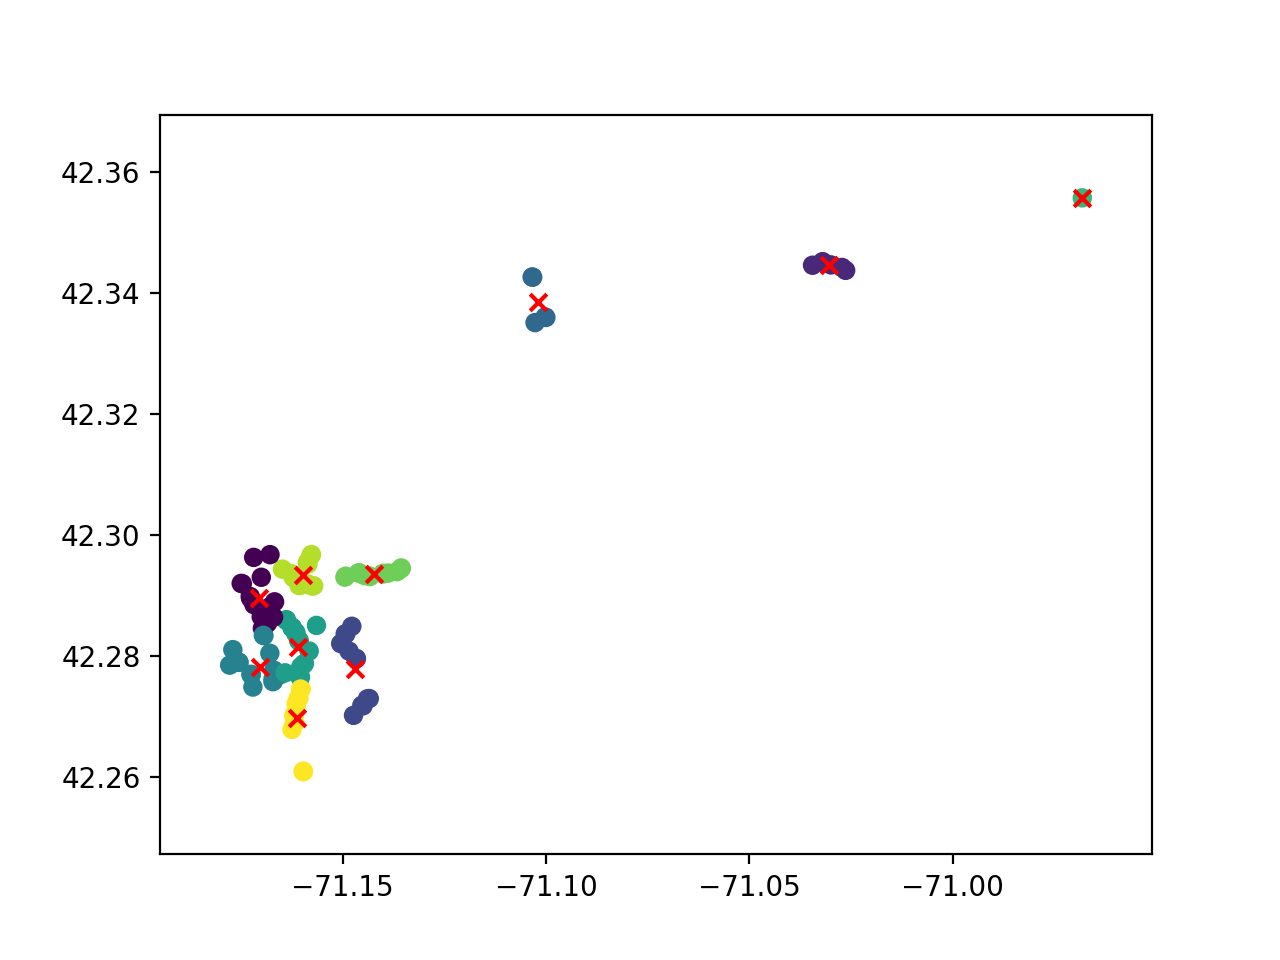

Python code for this plot:
import urllib.request
import json
import dml
import prov.model
import datetime
import uuid
from shapely.geometry import Point, MultiPolygon, shape
import numpy as np
from sklearn.cluster import KMeans
from scipy.spatial import distance
from matplotlib import pyplot


class kmeans_landmark_crime(dml.Algorithm):
    contributor = 'soohyeok_soojee'
    reads = ['soohyeok_soojee.get_neighborhoods', 'soohyeok_soojee.transform_landmark', 'soohyeok_soojee.transform_crime']
    writes = ['soohyeok_soojee.kmeans_landmark_crime']

    @staticmethod
    def execute(trial = False):
        '''Retrieve some data sets (not using the API here for the sake of simplicity).'''
        startTime = datetime.datetime.now()

        # Set up the database connection.
        client = dml.pymongo.MongoClient()
        repo = client.repo
        repo.authenticate('soohyeok_soojee', 'soohyeok_soojee')

        neighborhoodData = repo['soohyeok_soojee.get_neighborhoods'].find()
        # AllCoordOfLandmark = repo['soohyeok_soojee.transform_landmark'].find()[0]['coordinates']
        LandmarkAndTown = repo['soohyeok_soojee.transform_landmark'].find()[0]['LandmarkAndTown']
        CrimeAndTown = repo['soohyeok_soojee.transform_crime'].find()[0]['CrimeAndTown']

        if(trial == True):
            neighborhoodData = neighborhoodData.sample(frac=.05)
            # AllCoordOfLandmark = AllCoordOfLandmark.sample(frac=.05)
            LandmarkAndTown = LandmarkAndTown.sample(frac=.05)
            CrimeAndTown = CrimeAndTown.sample(frac=.05)

        neighborhoods = {}
        for n in neighborhoodData:
            key = n['properties']['Name']
            neighborhoods[key] = n['geometry']

        for name in CrimeAndTown:
            for point in CrimeAndTown[name]:
                dist = [[distance.euclidean(point,x)] for x in LandmarkAndTown[name]]
                if dist != []:
                    index = np.argmin(dist)
                    p = LandmarkAndTown[name][index]
                    LandmarkAndTown[name].remove(p)
                    # AllCoordOfLandmark.remove(p)

        # data = AllCoordOfLandmark
        data = [point for name in LandmarkAndTown for point in LandmarkAndTown[name]]

        # kmean plot
        kmeans = KMeans(n_clusters=10).fit(data)
        data = np.array(data)
        pyplot.scatter(data[:,0], data[:,1], c=kmeans.labels_)
        pyplot.scatter(kmeans.cluster_centers_[:,0], kmeans.cluster_centers_[:,1], marker='x', c='red')
        pyplot.show()

        centroid = [[x[0],x[1]] for x in kmeans.cluster_centers_]
        towns = [name for name in neighborhoods for point in centroid if Point(point).within(shape(neighborhoods[name]))]
        result = {'centroid': centroid, 'towns':towns, 'Coordinates':LandmarkAndTown}


        repo.dropCollection("kmeans_landmark_crime")
        repo.createCollection("kmeans_landmark_crime")
        repo['soohyeok_soojee.kmeans_landmark_crime'].insert_many([result])
        repo['soohyeok_soojee.kmeans_landmark_crime'].metadata({'complete':True})
        print(repo['soohyeok_soojee.kmeans_landmark_crime'].metadata())

        repo.logout()

        endTime = datetime.datetime.now()

        return {"start":startTime, "end":endTime}

    @staticmethod
    def provenance(doc = prov.model.ProvDocument(), startTime = None, endTime = None):
        '''
            Create the provenance document describing everything happening
            in this script. Each run of the script will generate a new
            document describing that invocation event.
            '''

        # Set up the database connection.
        client = dml.pymongo.MongoClient()
        repo = client.repo
        repo.authenticate('soohyeok_soojee', 'soohyeok_soojee')
        doc.add_namespace('alg', 'http://datamechanics.io/algorithm/') # The scripts are in <folder>#<filename> format.
        doc.add_namespace('dat', 'http://datamechanics.io/data/') # The data sets are in <user>#<collection> format.
        doc.add_namespace('ont', 'http://datamechanics.io/ontology#') # 'Extension', 'DataResource', 'DataSet', 'Retrieval', 'Query', or 'Computation'.
        doc.add_namespace('log', 'http://datamechanics.io/log/') # The event log.
        doc.add_namespace('bdp', 'https://data.cityofboston.gov/resource/')

        this_script = doc.agent('alg:soohyeok_soojee#kmeans_landmark_crime', {prov.model.PROV_TYPE:prov.model.PROV['SoftwareAgent'], 'ont:Extension':'py'})
        resource_neighborhoods = doc.entity('dat:soohyeok_soojee#get_neighborhoods', {prov.model.PROV_LABEL:'get_neighborhoods', prov.model.PROV_TYPE:'ont:DataSet'})
        resource_landmark = doc.entity('dat:soohyeok_soojee#transform_landmark', {prov.model.PROV_LABEL:'transform_landmark', prov.model.PROV_TYPE:'ont:DataSet'})
        resource_crime = doc.entity('dat:soohyeok_soojee#transform_crime', {prov.model.PROV_LABEL:'transform_crime', prov.model.PROV_TYPE:'ont:DataSet'})
        get_kmeans_landmark_crime = doc.activity('log:uuid'+str(uuid.uuid4()), startTime, endTime)
        doc.wasAssociatedWith(get_kmeans_landmark_crime, this_script)
        doc.usage(get_kmeans_landmark_crime, resource_neighborhoods, startTime, None,
                  {prov.model.PROV_TYPE:'ont:Retrieval',
                  }
                  )
        doc.usage(get_kmeans_landmark_crime, resource_landmark, startTime, None,
                  {prov.model.PROV_TYPE:'ont:Retrieval',
                  }
                  )
        doc.usage(get_kmeans_landmark_crime, resource_crime, startTime, None,
                  {prov.model.PROV_TYPE:'ont:Retrieval',
                  }
                  )

        kmeans_landmark_crime = doc.entity('dat:soohyeok_soojee#kmeans_landmark_crime', {prov.model.PROV_LABEL:'crimeRate', prov.model.PROV_TYPE:'ont:DataSet'})
        doc.wasAttributedTo(kmeans_landmark_crime, this_script)
        doc.wasGeneratedBy(kmeans_landmark_crime, get_kmeans_landmark_crime, endTime)
        doc.wasDerivedFrom(kmeans_landmark_crime, resource_neighborhoods, get_kmeans_landmark_crime, get_kmeans_landmark_crime, get_kmeans_landmark_crime)
        doc.wasDerivedFrom(kmeans_landmark_crime, resource_landmark, get_kmeans_landmark_crime, get_kmeans_landmark_crime, get_kmeans_landmark_crime)
        doc.wasDerivedFrom(kmeans_landmark_crime, resource_crime, get_kmeans_landmark_crime, get_kmeans_landmark_crime, get_kmeans_landmark_crime)

        repo.logout()

        return doc


# This is example code you might use for debugging this module.
# Please remove all top-level function calls before submitting.
kmeans_landmark_crime.execute()
doc = kmeans_landmark_crime.provenance()
# print(doc.get_provn())
# print(json.dumps(json.loads(doc.serialize()), indent=4))


## eof
